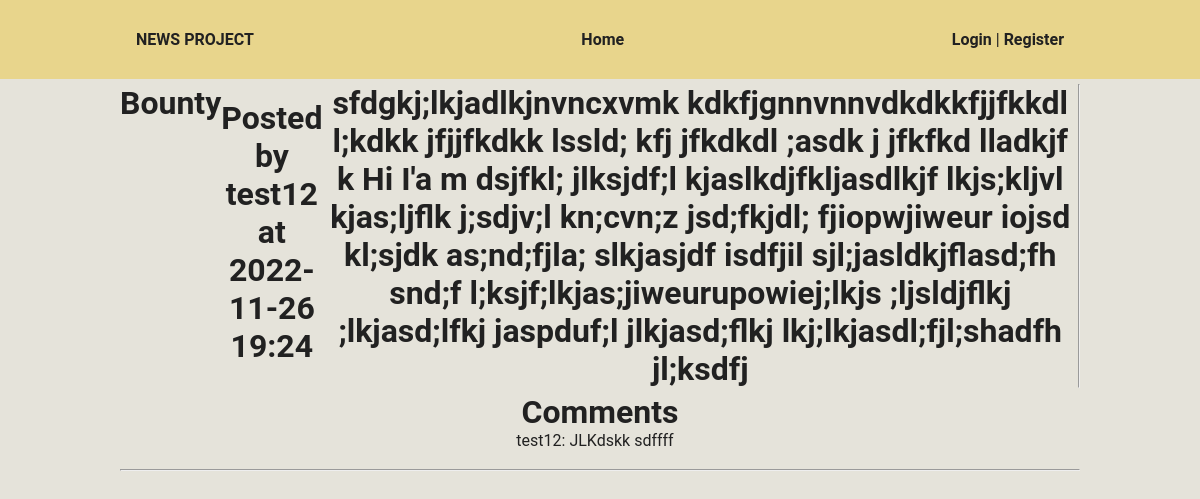
The page /news?id=16 on the database as committed earlier.
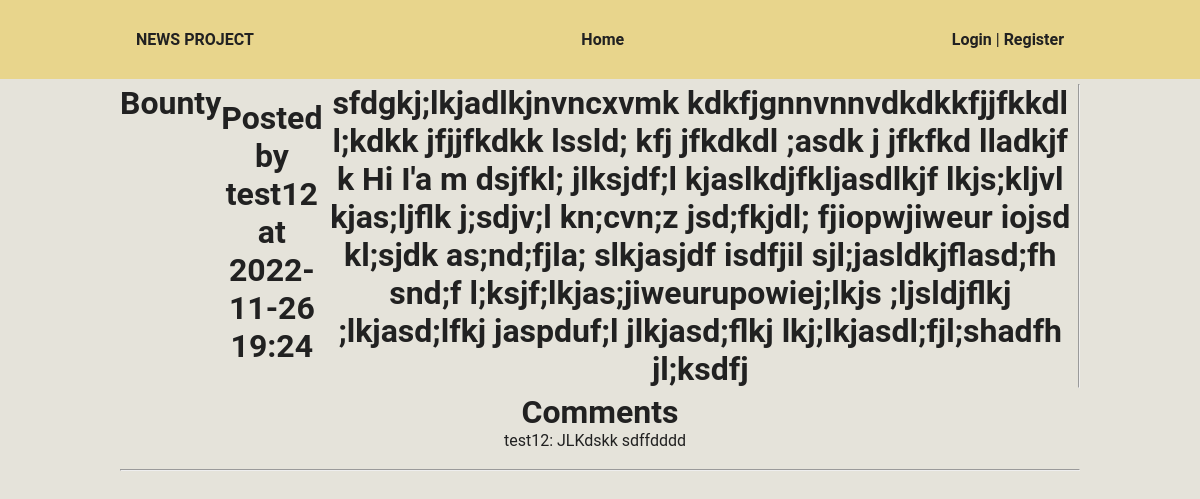
The same page on the database as committed later.
### tables this page shows
CREATE TABLE comments ( 
    id INTEGER PRIMARY KEY autoincrement, 
    main_text TEXT NOT NULL,
    news_id INTEGER NOT NULL,
    user_id INTEGER NOT NULL,
    FOREIGN KEY(user_id) REFERENCES users(id),
    FOREIGN KEY(news_id) REFERENCES news(id)
  );

CREATE TABLE users (
    id INTEGER PRIMARY KEY autoincrement,
    email TEXT UNIQUE NOT NULL, 
    username TEXT NOT NULL, 
    password TEXT NOT NULL,
    is_admin BOOLEAN NOT NULL DEFAULT 0 CHECK (is_admin IN (0, 1))
  );

### views/pages/news.php (called while the page is built, shortened)
<?php
$news = News::get($_GET['id']);
$is_comments_exist = Comment::check_if_exists($news['id']);
if ($is_comments_exist) {
    $comments = Comment::all($news['id']);
}
require 'views/templates/dafault_template.php';

### router/routes.php (called while the page is built, shortened)
<?php
Router::enable();

### index.php (called while the page is built, shortened)
<?php
require_once "router/routes.php";

### app/Controllers/News.php (called while the page is built, shortened)
<?php
class News {
    public static function get($news_id): array {
        $sql = "SELECT n.id, n.created, n.title, n.main_text, n.user_id, u.username
                FROM news n
                JOIN users u
                    ON n.user_id == u.id
                WHERE n.id = $news_id";
        return $GLOBALS['db']->querySingle($sql, true);
    }
}

### app/Controllers/Comment.php (called while the page is built, shortened)
<?php
class Comment {
    public static function all($news_id): \SQLite3Result {
        $sql = "SELECT c.id, c.main_text, c.user_id, u.username
                FROM comments c
                JOIN users u
                    ON c.user_id == u.id
                WHERE c.news_id == $news_id";
        return $GLOBALS['db']->query($sql);
    }
}

### views/templates/news.php (the view, shortened to what this page needs)
<h1 class="news__title">
    <?= $news['title'] ?>
<p class="news__created">
    Posted by <?= $news['username'] ?> at <?= $news['created'] ?>
</p>
<p class="news__main_text">
    <?= $news['main_text'] ?>
<br><hr><br>
<h1>Comments</h1>
<ul>
<?php
    if ($comments) {
        while ($comment = $comments->fetchArray(SQLITE3_ASSOC)) {
            ?>
            <li class='news__comment'>
                <span class="news__comment_text">
                    <?= $comment['username'] ?>: <?= $comment['main_text'] ?>
                </span>
            <?php
        }
    } else {
            echo "No comments yet";
    }
?>
</ul>
<br><hr><br>

### app/Services/Router.php (shortened to what this page needs)
<?php
class Router {
    private static $list = [];
    public static function route(string $uri, string $page_name, array $methods) {
        self::$list[] = [
            "uri" => $uri,
            "page" => $page_name,
            "methods" => $methods,
            "is_reg" => false
        ];
    }
    public static function enable() {
        $query = $_GET['q'];
        foreach(self::$list as $route) {
            if ($route['is_reg']) {
                if (in_array($_SERVER['REQUEST_METHOD'], $route['methods'])) {
                    require_once "views/pages/" . $route['page'] . ".php";
                    exit();
                } else {
                    break;
                }
            } elseif ($route['uri'] === '/' . $query) {
                if (in_array($_SERVER['REQUEST_METHOD'], $route['methods'])) {
                    require_once "views/pages/" . $route['page'] . ".php";
                    exit();
                } else {
                    break;
                }
            }
        }
    }
}

Rows that differ between the two databases and show on the page:
changed comments "test12": main_text "JLKdskk sdffff" → "JLKdskk sdffdddd"
